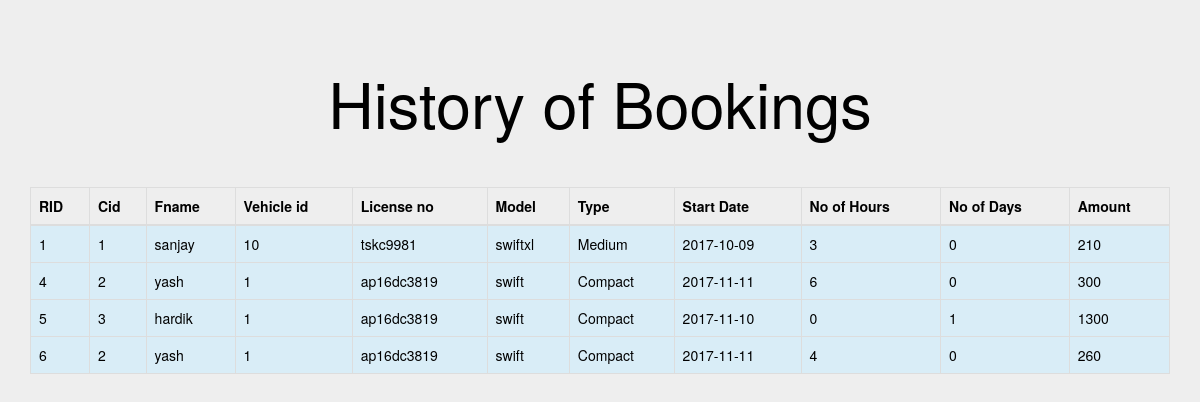
/report1.php (signed in), run on the app's committed database.
### tables this page shows
CREATE TABLE `history` (
  `Rid` int(10) NOT NULL,
  `cid` int(10) NOT NULL,
  `Fname` varchar(15) NOT NULL,
  `Vehicle_id` int(10) NOT NULL,
  `License_no` varchar(10) NOT NULL,
  `Model` varchar(10) NOT NULL,
  `Ctype` varchar(15) NOT NULL,
  `Rdate` date NOT NULL,
  `Nohours` int(10) NOT NULL,
  `Nodays` int(10) NOT NULL,
  `amt` int(20) DEFAULT NULL
);

### report1.php (the view, shortened to what this page needs)
<!DOCTYPE html PUBLIC "-//W3C//DTD HTML 4.01 Transitional//EN"  "http://www.w3.org/TR/html4/loose.dtd">
<html>
<head>
	<link rel="stylesheet" href="https://maxcdn.bootstrapcdn.com/bootstrap/3.3.7/css/bootstrap.min.css" >
        <link rel="stylesheet"
  href="https://cdn.jsdelivr.net/npm/animate.css@3.5.2/animate.min.css">
  <link rel="stylesheet"
  href="https://cdnjs.cloudflare.com/ajax/libs/animate.css/3.5.2/animate.min.css">
</head>
<body class="jumbotron container animated fadeInUp">
<?php
	$database_host = "localhost";
	$database_user = "root";
	$database_pass = "";
	$database_name = "carrental";
	$connection = mysqli_connect($database_host, $database_user, $database_pass, $database_name);
                ?>
<?php
        $res3="select * from history";
	$result3=mysqli_query($connection,$res3);
	echo "<h1><center>History of Bookings</h1><br><br>";
?>
<table class="table table-hover table-bordered">
<thead>
<tr>
<th>RID</th>
<th>Cid</th>
<th>Fname</th>
<th>Vehicle id</th>
<th>License no</th>
<th>Model</th>
<th>Type</th>
<th>Start Date</th>
<th>No of Hours</th>
<th>No of Days</th>
<th>Amount</th>
</tr>
</thead>
<tbody>
<?php
if (mysqli_num_rows($result3) > 0) {
while($row2 = mysqli_fetch_assoc($result3))
{
echo "<tr class='info'>";
echo "<td>" . $row2["Rid"] . "</td>";
echo "<td>" . $row2["cid"] . "</td>";
echo "<td>" . $row2["Fname"] . "</td>";
echo "<td>" . $row2["Vehicle_id"] . "</td>";
echo "<td>" . $row2["License_no"] . "</td>";
echo "<td>" . $row2["Model"] . "</td>";
echo "<td>" . $row2["Ctype"] . "</td>";
echo "<td>" . $row2["Rdate"] . "</td>";
echo "<td>" . $row2["Nohours"] . "</td>";
echo "<td>" . $row2["Nodays"] . "</td>";
echo "<td>" . $row2["amt"] . "</td>";
echo "</tr>";
}
}
?>
</tbody>
</table>

### data on the page
history: Rid "1", cid "1", Fname "sanjay", Vehicle "10", License_no "tskc9981", Model "swiftxl", Ctype "Medium", Rdate "2017-10-09", Nohours "3", Nodays "0", amt "210"
history: Rid "4", cid "2", Fname "yash", Vehicle "1", License_no "ap16dc3819", Model "swift", Ctype "Compact", Rdate "2017-11-11", Nohours "6", Nodays "0", amt "300"
history: Rid "5", cid "3", Fname "hardik", Vehicle "1", License_no "ap16dc3819", Model "swift", Ctype "Compact", Rdate "2017-11-10", Nohours "0", Nodays "1", amt "1300"
history: Rid "6", cid "2", Fname "yash", Vehicle "1", License_no "ap16dc3819", Model "swift", Ctype "Compact", Rdate "2017-11-11", Nohours "4", Nodays "0", amt "260"
